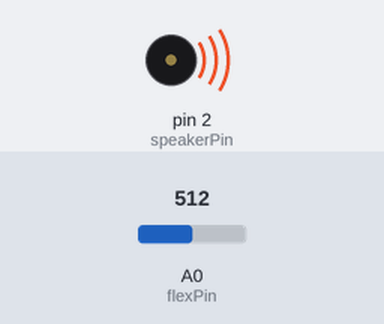
A sketch run on a simulated Arduino Uno, built with avr-gcc and run on an emulated ATmega328P. Parts: buzzer (waves = sounding). The inputs (shaded band) are chosen by the test bench; at power-on: A0 (flexPin) = 512. What the sketch prints to the serial monitor is not drawn.

Above: at 0.05 s.
Timing chart, 0 to 3.0 s (numbered marks = the images above):
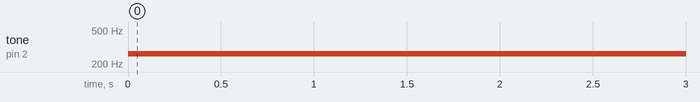

The sketch:

3.ino
```cpp
int flexPin = A0;  // 曲げセンサー(flex sensor)をアナログピン0番に接続
float flexVal = 0; // 曲げセンサーが計測する曲がり具合
int melodyTime = 500; // 音が鳴る時間の長さ
int speakerPin = 2;  // スピーカーをデジタルピン2番に接続

void setup()
{
    Serial.begin(9600);
}

void loop()
{
	flexVal = analogRead( flexPin );           // アナログピン0番から曲がり具合を読み取る
	Serial.println(flexVal);                   // シリアルモニタに曲がり具合を表示

	if(flexVal < 700){                         // 曲げが700より小さい場合
        tone(speakerPin, 262, melodyTime);     // ドの音を鳴らす
    }

    else if(flexVal >= 700 && flexVal < 750){  // 曲げが700より大きく、750より小さい場合
        tone(speakerPin, 294, melodyTime);     // レの音を鳴らす
    }

    else if(flexVal >= 750 && flexVal < 800){  // 曲げが750より大きく、800より小さい場合
        tone(speakerPin, 330, melodyTime);     // ミの音を鳴らす
    }

    else if(flexVal >= 800 && flexVal < 850){  // 曲げが800より大きく、850より小さい場合
        tone(speakerPin, 349, melodyTime);     // ファの音を鳴らす
    }

    else{                                      // それ以外の場合
        tone(speakerPin, 392, melodyTime);     // ソの音を鳴らす
    }

	delay( melodyTime );
}
```

Measured:
- by itself, tone on pin 2 (speakerPin): silent → 262 Hz at 0.00 s
